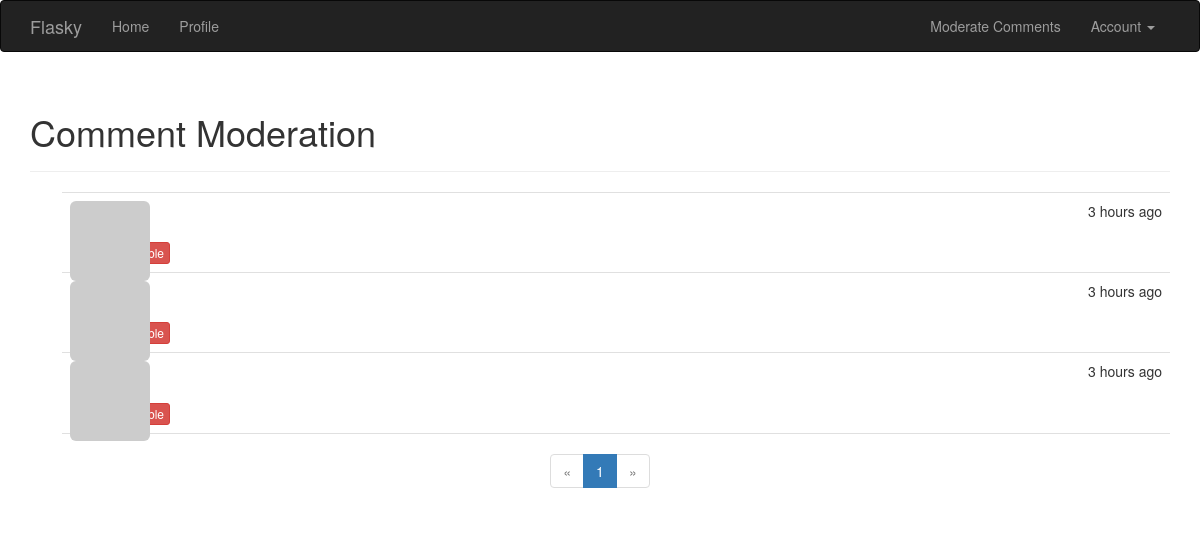
The page /moderate (signed in) on the database as committed earlier.
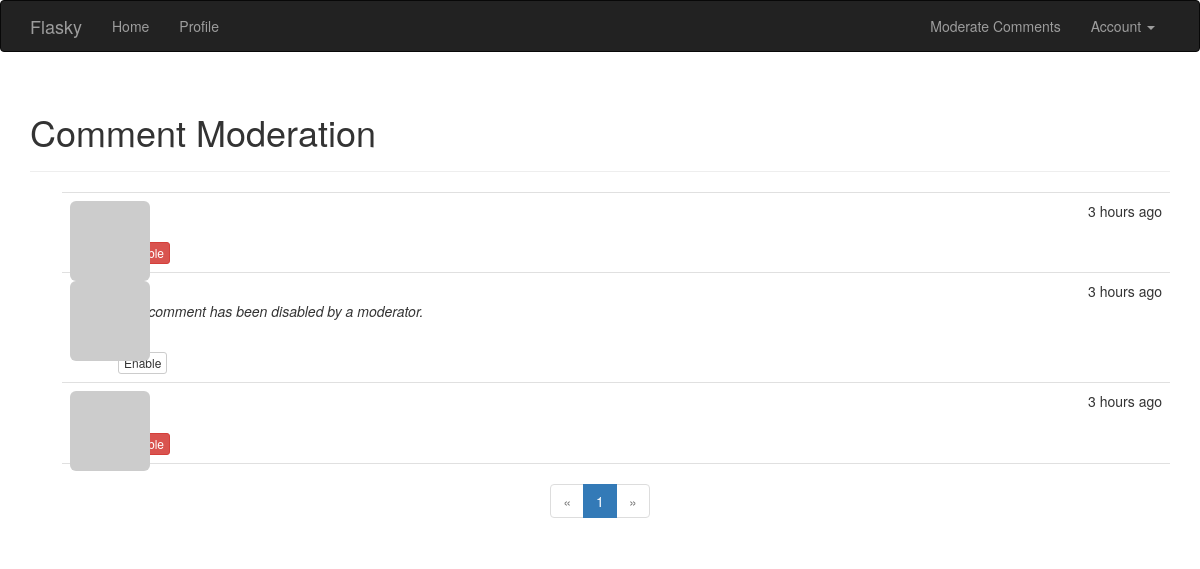
The same page on the database as committed later.
### app/models.py (models this page shows, shortened)
class Comment(db.Model):
    __tablename__ = 'comments'
    id = db.Column(db.Integer, primary_key=True)
    body = db.Column(db.Text)
    body_html = db.Column(db.Text)
    timestamp = db.Column(db.DateTime, index=True, default=datetime.utcnow)
    disabled = db.Column(db.Boolean)
    author_id = db.Column(db.Integer, db.ForeignKey('users.id'))
    post_id = db.Column(db.Integer, db.ForeignKey('posts.id'))

### app/main/views.py (the view)
@main.route('/moderate')
@login_required
@permission_required(Permission.MODERATE)
def moderate():
    page = request.args.get('page', 1, type=int)
    pagination = Comment.query.order_by(Comment.timestamp.desc()).paginate(
        page=page,
        per_page=current_app.config['FLASKY_COMMENTS_PER_PAGE'],
        error_out=False
    )
    comments = pagination.items
    return render_template('moderate.html', comments=comments, pagination=pagination, page=page)

### app/auth/views.py (called while the page is built)
@auth.before_app_request
def before_request():
    if current_user.is_authenticated:
        current_user.ping()
        if not current_user.confirmed \
                and request.blueprint != 'auth' \
                and request.endpoint != 'static':
            return redirect(url_for('auth.unconfirmed'))

### app/decorator.py (called while the page is built)
def permission_required(permission):
    def decorator(f):
        @wraps(f)
        def decoratored_function(*args, **kwargs):
            if not current_user.can(permission):
                abort(403)
            return f(*args, **kwargs)
        return decoratored_function
    return decorator

### app/main/__init__.py (called while the page is built)
@main.app_context_processor
def inject_permissions():
    return dict(Permission=Permission)

### app/models.py (called while the page is built)
@login_manager.user_loader
def load_user(user_id):
    return User.query.get(int(user_id))

    def has_permission(self, perm):
        return self.permissions & perm == perm

    def can(self, perm):
        return self.role is not None and self.role.has_permission(perm)

    def ping(self):
        self.last_seen = datetime.utcnow()
        db.session.add(self)

    def gravatar_hash(self):
        return hashlib.md5(self.email.lower().encode('utf-8')).hexdigest()

### app/templates/moderate.html (shortened to what this page needs)
{% extends "base.html" %}
{% import "_macros.html" as macros %}
{% block page_content %}
<div class="page-header">
    <h1>Comment Moderation</h1>
</div>
{% set moderate = True %}
{% include '_comments.html' %}
{% if pagination %}
<div class="pagination">
    {{ macros.pagination_widget(pagination, '.moderate') }}
</div>
{% endif %}
{% endblock %}

### app/templates/_comments.html (shortened to what this page needs)
<ul class="comments">
    {% for comment in comments %}
    <li class="comment">
        <div class="comment-thumbnail">
            <a href="{{ url_for('.user', username=comment.author.username) }}">
                <img class="img-rounded profile-thumbnail" src="{{ comment.author.gravatar(size=40) }}">
            </a>
        </div>
        <div class="comment-content">
            <div class="comment-date">{{ moment(comment.timestamp).fromNow() }}</div>
            <div class="comment-author">
                <a href="{{ url_for('.user', username=comment.author.username) }}">{{ comment.author.username }}</a>
            </div>
            <div class="comment-body">
                {% if comment.disabled %}
                <p><i>This comment has been disabled by a moderator.</i></p>
                {% endif %}
                {% if moderate %}
                <br>
                {% if comment.disabled %}
                <a class="btn btn-default btn-xs" href="{{ url_for('.moderate_enable', id=comment.id, page=page) }}">Enable</a>
                {% else %}
                <a class="btn btn-danger btn-xs" href="{{ url_for('.moderate_disable', id=comment.id, page=page) }}">Disable</a>
                {% endif %}
                {% endif %}
            </div>
        </div>
    </li>
    {% endfor %}
</ul>

Rows that differ between the two databases and show on the page:
changed Comment (number 2 of 3 on the later page): now shows "This comment has been disabled by a moderator. Enable"
